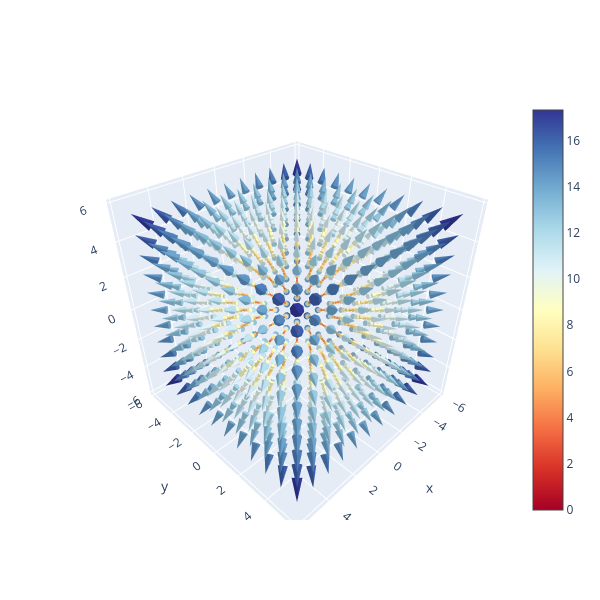

Write notebook code for a chart like this one.
### Code cell
import plotly.graph_objects as go#导入底层图形对象,本质是对象模型,但是有工具功能

fig = go.Figure(data = go.Cone(#3d椎体
    x = xxx1.ravel(),
    y = xxx2.ravel(),
    z = xxx3.ravel(),
    u = V[0].ravel(),
    v = V[1].ravel(),
    w = V[2].ravel(),
    colorscale = 'RdYlBu',#颜色映射表
    sizemode = 'absolute',#尺寸模式为绝对值模式
    sizeref = 18))#尺寸参考系数

fig.update_layout(autosize = False,
                  width = 600,height = 600)#调整尺寸需要关掉自动调整大小

fig.show()

### Figure 1 — Plotly figure (JSON) as saved in the notebook; plotly's stock layout.template omitted (floating-point values rounded to 4 significant figures; data arrays with more than 128 entries replaced by an {"elided": "..."} marker saying what was removed)
{"data": [{"colorscale": [[0, "rgb(165,0,38)"], [0.1, "rgb(215,48,39)"], [0.2, "rgb(244,109,67)"], [0.3, "rgb(253,174,97)"], [0.4, "rgb(254,224,144)"], [0.5, "rgb(255,255,191)"], [0.6, "rgb(224,243,248)"], [0.7, "rgb(171,217,233)"], [0.8, "rgb(116,173,209)"], [0.9, "rgb(69,117,180)"], [1, "rgb(49,54,149)"]], "sizemode": "absolute", "sizeref": 18, "type": "cone", "u": {"elided": "1331 float values"}, "v": {"elided": "1331 float values"}, "w": {"elided": "1331 float values"}, "x": {"elided": "1331 float values"}, "y": {"elided": "1331 float values"}, "z": {"elided": "1331 float values"}}], "layout": {"autosize": false, "height": 600, "width": 600}}
